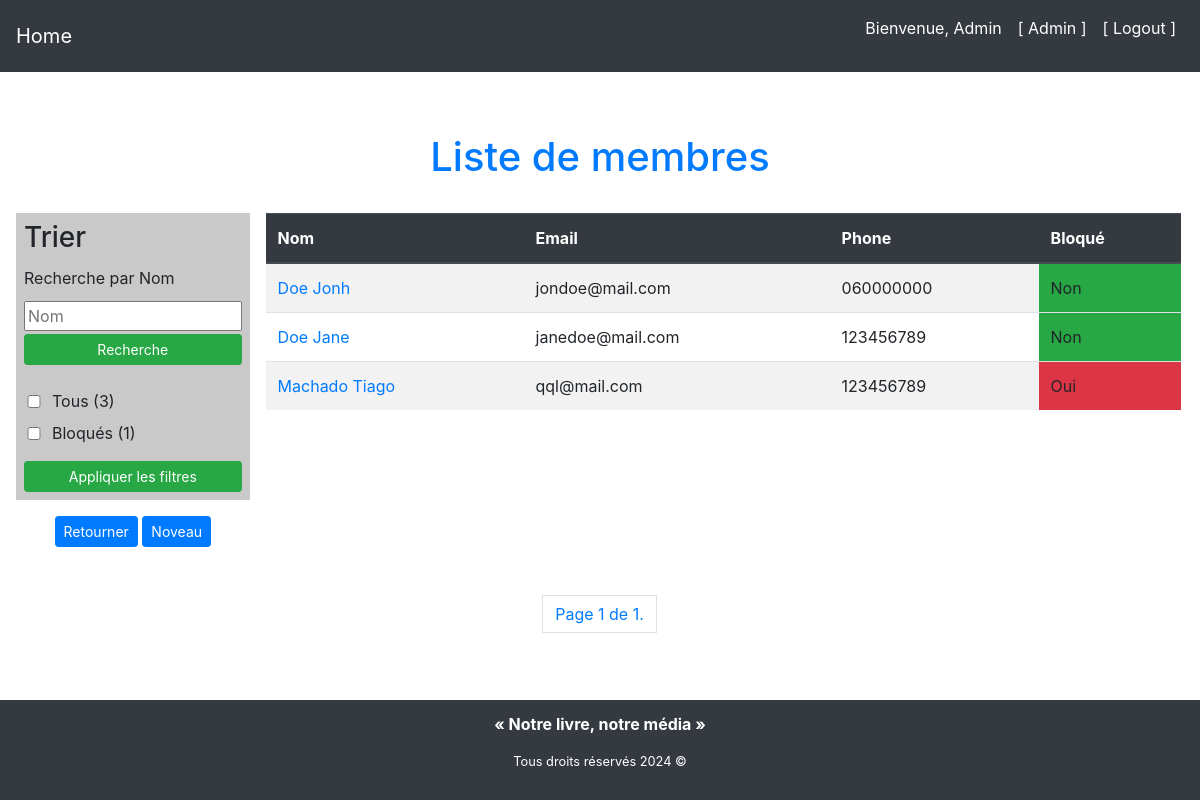
The page /library/gest-members/ (signed in) on the database as committed earlier.
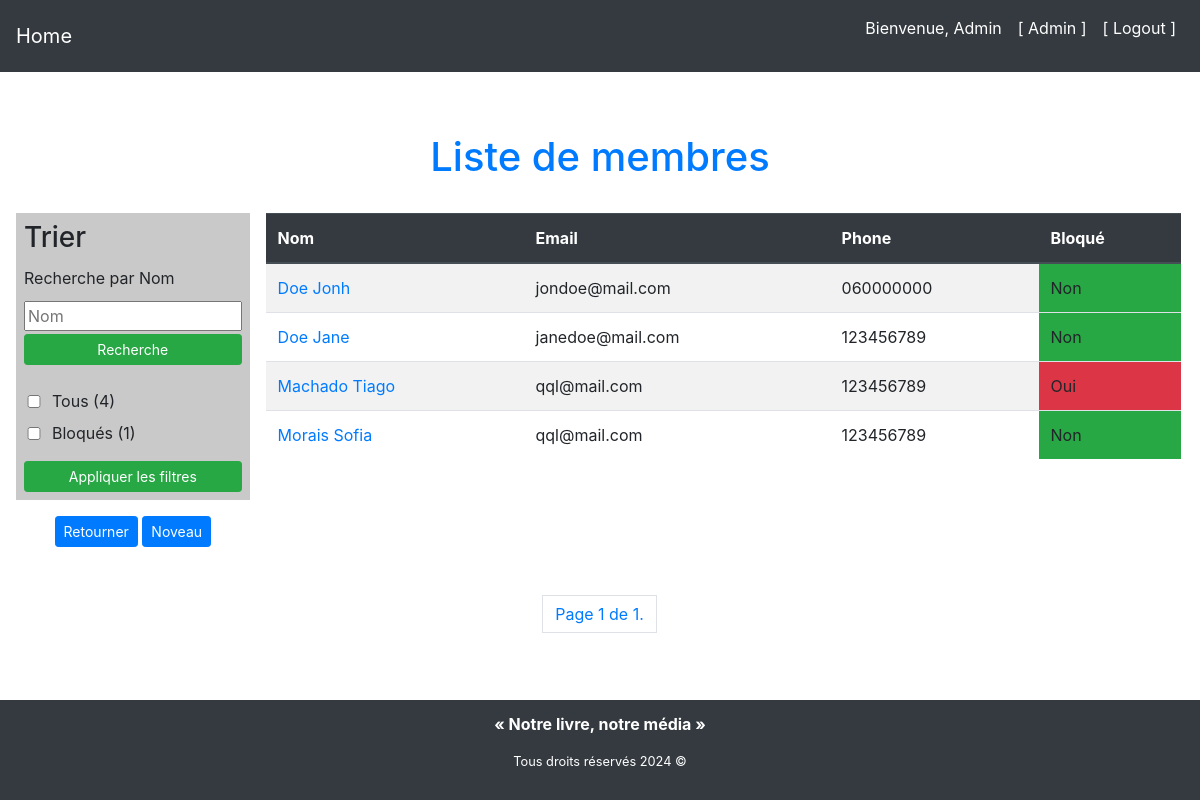
The same page on the database as committed later.
### library/models/member_model.py (models this page shows, shortened)
class Member(models.Model):
    first_name = models.CharField(max_length=100, null=False)
    last_name = models.CharField(max_length=100, null=False)
    email = models.EmailField(null=False)
    phone = models.CharField(max_length=10, null=False)
    blocked = models.BooleanField(default=False)
    street = models.CharField(max_length=100, null=False)
    postal_code = models.CharField(max_length=5, null=False)
    city = models.CharField(max_length=100, null=False)

### library/views/members/read_view.py (the view, shortened to what this page needs)
# urls.py: path("gest-members/", MembersView.as_view(), name="gest-members"),
class MembersView(LoginRequiredMixin, ListView):
    template_name = "library/members/gest_members.html"
    model = Member
    ordering = ["last_name"]
    context_object_name = "members"
    paginate_by = 10
    error = None
    def get_queryset(self):
        queryset = super().get_queryset()
        search_name = self.request.POST.get('search_name', '').strip()
        return_blocked = self.request.POST.get('return_blocked')
        if return_blocked:
            queryset = queryset.filter(blocked=True)
            if queryset.count() == 0:
                self.error = "Aucun membre n'est bloqué."
        return queryset
    def get_context_data(self, **kwargs):
        context = super().get_context_data(**kwargs)
        members = Member.objects.all()
        context["total"] = members.count()
        context["total_blocked"] = members.filter(blocked=True).count()
        context["error"] = self.error
        context["return_all"] = 'checked' if self.request.POST.get(
            'return_all') else ''
        context["return_blocked"] = 'checked' if self.request.POST.get(
            'return_blocked') else ''
        return context

### library/templates/library/members/gest_members.html (shortened to what this page needs)
{% extends "base.html" %}
{% load static %}
{% block css_files %}
	<link rel="stylesheet" href="{% static 'library/list_members.css' %}" />
{% endblock %}
{% block content %}
<section id="members">
  {% if error %}
  <h1 class="text-danger">{{ error }}</h1>
  {% else %}
  <h1 class="text-center text-primary">Liste de membres</h1>
  {% endif %}
  <div class="list-members">
    <aside class="search-block">
      <form method="post" action="{% url 'gest-members' %}">
        <div class="search-block__title">
          <h3 class="text-left w-100">Trier</h3>
          <label class="text-left w-100" for="search_name">Recherche par Nom</label>
          <input
            type="text"
            name="search_name"
            placeholder="Nom"
          />
          <button class="btn btn-success btn-sm" type="submit">
            Recherche
          </button>
        </div>
        <div class="search-block__filters">
          <div>
            <input
              type="checkbox"
              name="return_all"
              id="return_all"
              {{ return_all }}
            />
            <label for="return_all">Tous ({{ total }})</label>
          </div>
          <div>
            <input
              type="checkbox"
              name="return_blocked"
              id="return_blocked"
              {{ return_blocked }}
            />
            <label for="return_blocked"
              >Bloqués ({{ total_blocked }})</label
            >
          </div>
          <button class="btn btn-success btn-sm mt-3" type="submit">
            Appliquer les filtres
          </button>
        </div>
      </form>
      <div>
        <a
          href="{% url 'home-library' %}"
          class="btn btn-primary btn-sm mt-3 mb-5"
          role="buttone"
        >
          Retourner
        </a>
        <a
          href="{% url 'create-member' %}"
          class="btn btn-primary btn-sm mt-3 mb-5"
          role="buttone"
        >
          Noveau
        </a>
      </div>
    </aside>
    <div class="result-members">
      <table class="table table-border table-striped">
        <thead class="thead-dark">
          <tr>
            <th>Nom</th>
            <th>Email</th>
            <th>Phone</th>
            <th>Bloqué</th>
          </tr>
        </thead>
        <tbody>
          {% for member in members %}
          <tr>
            <td>
              <a href="{% url 'member-detail' member.id %}">{{ member.last_name }} {{ member.first_name }}</a>
            </td>
            <td>{{ member.email }}</td>
            <td>{{ member.phone }}</td>
            {% if member.blocked %}
            <td class="bg-danger">
              Oui
            </td>
            {% else %}
            <td class="bg-success">
              Non
            </td>
            {% endif%}
          </tr>
          {% endfor %}
        </tbody>
      </table>
    </div>
  </div>
  {% include "library/includes/pagination.html" %}
</section>
{% endblock %}

Rows that differ between the two databases and show on the page:
added Member: last_name "Morais", first_name "Sofia", email "qql@mail.com", phone "123456789", blocked "Non"
Other text that changed with them:
{{ total }}: "3" → "4"
